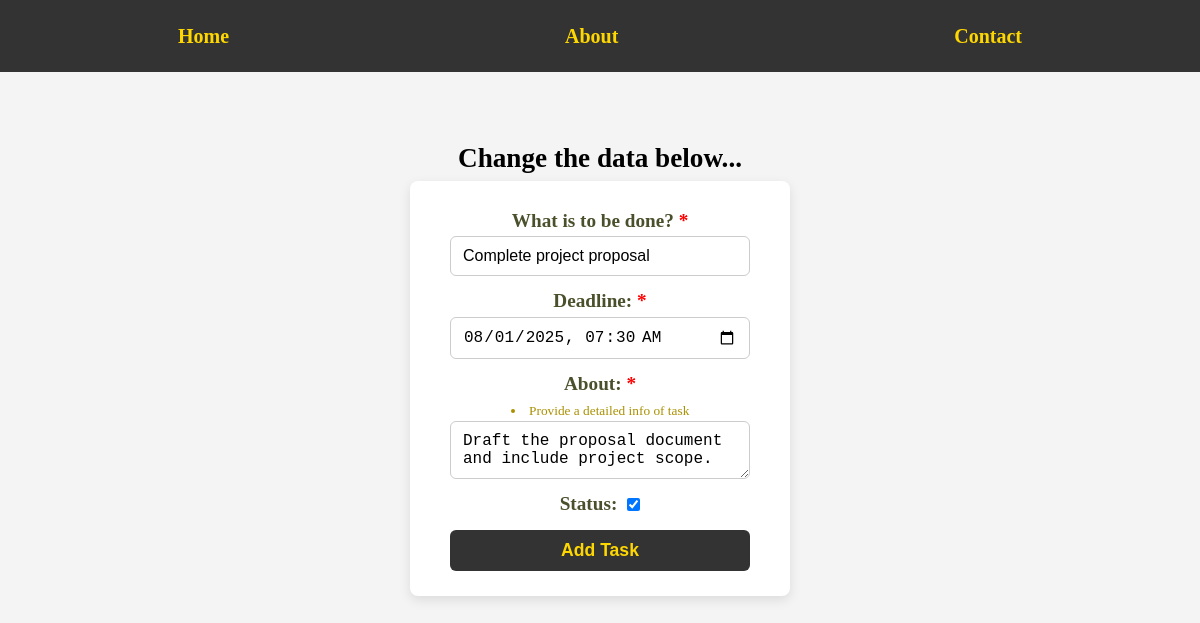
Page /edit-task/4 on the committed database.
### task/models.py (models this page shows, shortened)
class Task(models.Model):
    title = models.CharField(max_length=100)
    deadline = models.DateTimeField()
    about = models.TextField()
    status = models.BooleanField(default=False)
    created = models.DateTimeField(auto_now_add=True)
    updated = models.DateTimeField(auto_now=True)

### task/views.py (the view)
# urls.py: path("edit-task/<int:id>", views.update_task, name='edit-task'), # Update
def update_task(request, id):
    task = get_object_or_404(Task, id=id)
    if request.method == 'POST':
        form = TaskForm(request.POST, instance=task)
        if form.is_valid():
            form.save()
            return redirect('task-detail', id=id)
    else:
        form = TaskForm(instance=task)
    context = {
        'title': 'Edit Task',
        'form': form
    }
    return render(request, 'update_task.html', context)

### task/forms.py
class TaskForm(forms.ModelForm):
    class Meta:
        model = Task
        fields = '__all__'      # or, ['title', 'deadline', 'about', 'status']
        labels = {
            'title':'What is to be done?',
        }
        widgets = {
            'title':forms.TextInput(attrs={
                'placeholder':'Enter task title',
            }),
            'deadline':forms.DateTimeInput(attrs={
                'type': 'datetime-local',
            }),
            'about':forms.Textarea(attrs={
                'cols':25,
                'rows':2,
                'placeholder':'About...',
            }),
        }
        help_texts = {
            'about':'Provide a detailed info of task'
        }
        error_messages = {
            'title':{
                'max_length':'Title is too long.',
            },
        }

### task/templates/update_task.html (shortened to what this page needs)
{% extends 'base.html' %}
{% load static %}
{% block style %}
    <link rel="stylesheet" href="{% static 'css/task_form.css' %}">
{% endblock style %}
{% block content %}
    <h1>Change the data below...</h1>
    <form method="post" >
        {% for field in form %}
            <div>
                <label for="{{ field.id_for_label }}">
                        {{ field.label }}{% if field.label != 'What is to be done?' %}:{% endif %}
                    {% if field.field.required %}
                        <span style="color: red;">*</span>
                    {% endif %}
                </label>
                {% if field.help_text %}
                        <small><li class="help-text">{{ field.help_text }}</li></small>
                {% endif %}
                {{ field }}
            </div>
        {% endfor %}
        <button type="submit">Add Task</button>
    </form>
{% endblock content %}

### static/css/style.css (style rules this page uses)
* { margin: 0; padding: 0; box-sizing: border-box; }
h1 { font-size: 1.7rem; }

### task/static/css/task_form.css (style rules this page uses)
#main > form { background: white; padding: 25px 40px; border-radius: 8px; box-shadow: 0 4px 12px rgb(0 0 0 / 0.1); width: 100%; max-width: 380px; }
#main > form > div { display: flex; flex-direction: column; margin-bottom: 10px; }
#main > form > div:nth-of-type(4) { flex-direction: row; align-items: center; justify-content: center; gap: 10px; }
#main > form > div > label { font-size: 1.2rem; font-weight: 600; color: #4b502c; }
#main form > div > input, textarea { padding: 10px 12px; border-radius: 6px; border: 1px solid #ccc; font-size: 1rem; transition: border-color 0.3s ease; }
.help-text { color: #aa9000; }
#main > form > button { padding: 10px 0; border: none; border-radius: 6px; width: 100%; background-color: #333; color: #FFD700; font-size: 1.1rem; font-weight: 600; cursor: pointer; transition: background-color 0.3s ease; }

### rows in the picture
Task: form "Complete project proposal" "08/01/2025 07:30" "Draft the proposal document and include project scope." "☑"

### other values in the picture
{{ field.label }} "What is to be done?" "Deadline" "About" "Status"
{{ field.help_text }} "Provide a detailed info of task"
